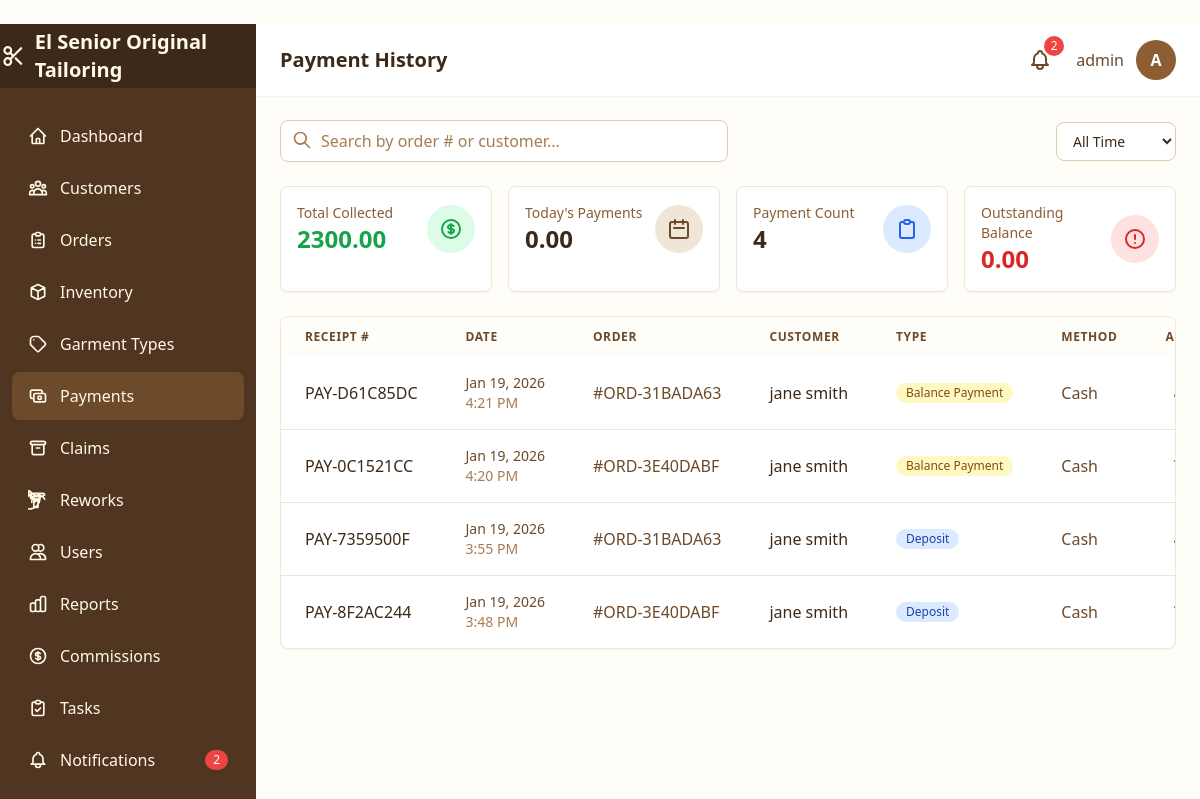
/payments/ (signed in), run on an earlier commit of the app's database.
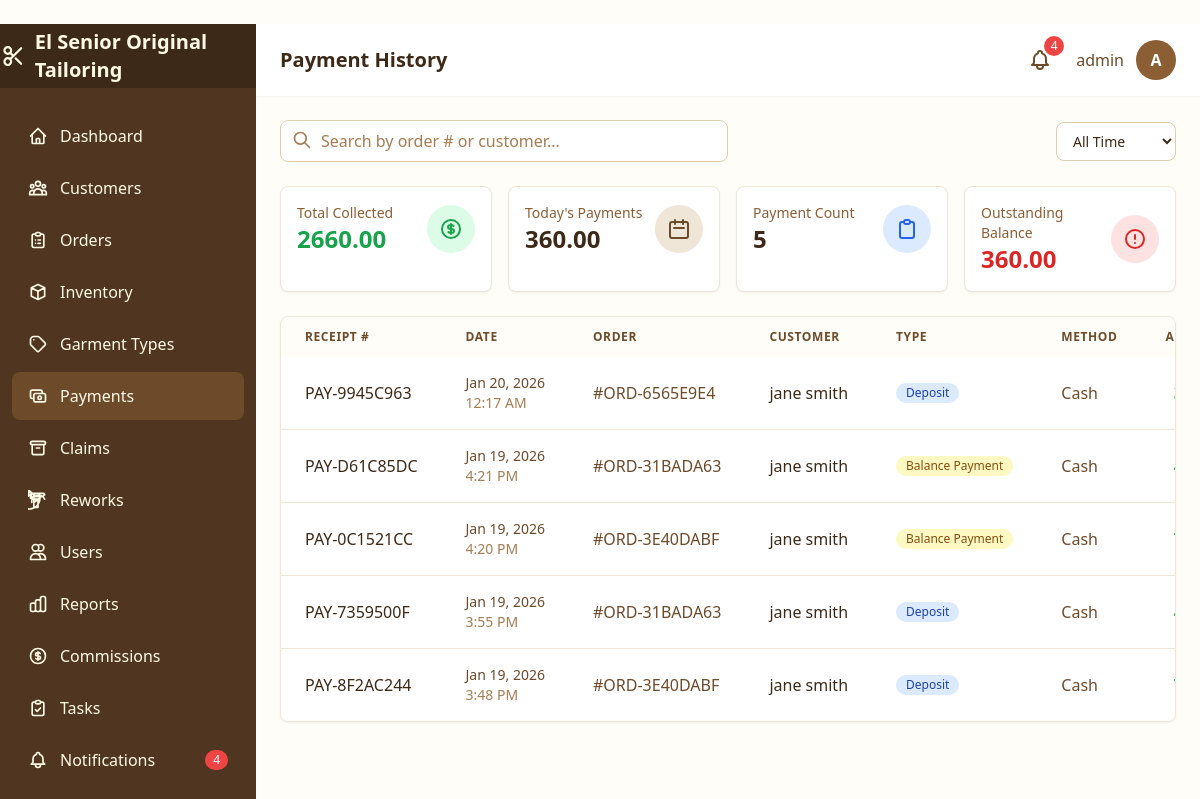
And on a later commit of the database.
### core/models.py (models this page shows, shortened)
class Payment(models.Model):
    PAYMENT_TYPE_CHOICES = [
        ('deposit', 'Deposit'),
        ('balance', 'Balance Payment'),
        ('full', 'Full Payment'),
    ]
    STATUS_CHOICES = [
        ('pending', 'Pending'),
        ('completed', 'Completed'),
        ('cancelled', 'Cancelled'),
    ]
    payment_number = models.CharField(max_length=50, unique=True, editable=False)
    order = models.ForeignKey(
        Order,
        on_delete=models.CASCADE,
        related_name='payments'
    )
    amount = models.DecimalField(max_digits=10, decimal_places=2)
    payment_type = models.CharField(max_length=20, choices=PAYMENT_TYPE_CHOICES)
    payment_method = models.CharField(max_length=20, default='cash')
    status = models.CharField(max_length=20, choices=STATUS_CHOICES, default='completed')
    notes = models.TextField(blank=True)
    received_by = models.ForeignKey(
        User,
        on_delete=models.SET_NULL,
        null=True,
        related_name='received_payments'
    )
    payment_date = models.DateTimeField(auto_now_add=True)
    created_at = models.DateTimeField(auto_now_add=True)
    updated_at = models.DateTimeField(auto_now=True)
    class Meta:
        ordering = ['-created_at']

class Order(models.Model):
    STATUS_CHOICES = [
        ('pending', 'Pending'),
        ('in_progress', 'In Progress'),
        ('completed', 'Completed'),
        ('delivered', 'Claimed'),
        ('for_adjustment', 'For Adjustment/Rework'),
        ('ready_for_reclaim', 'Ready for Re-Claim'),
        ('cancelled', 'Cancelled'),
    ]
    order_number = models.CharField(max_length=50, unique=True, editable=False)
    customer = models.ForeignKey(
        Customer,
        on_delete=models.PROTECT,
        related_name='orders'
    )
    garment_type = models.ForeignKey(
        GarmentType,
        on_delete=models.PROTECT
    )
    fabric = models.ForeignKey(
        Fabric,
        on_delete=models.PROTECT
    )
    quantity = models.PositiveIntegerField(default=1)
    fabric_meters_used = models.DecimalField(
        max_digits=10,
        decimal_places=2
    )
    measurements = models.JSONField(default=dict, blank=True)
    special_instructions = models.TextField(blank=True)
    total_price = models.DecimalField(max_digits=10, decimal_places=2)
    deposit_amount = models.DecimalField(max_digits=10, decimal_places=2)
    balance_amount = models.DecimalField(max_digits=10, decimal_places=2)
    status = models.CharField(max_length=20, choices=STATUS_CHOICES, default='pending')
    order_date = models.DateTimeField(auto_now_add=True)
    due_date = models.DateField(null=True, blank=True)
    completed_date = models.DateTimeField(null=True, blank=True)
    created_by = models.ForeignKey(
        User,
        on_delete=models.SET_NULL,
        null=True,
        related_name='created_orders'
    )
    created_at = models.DateTimeField(auto_now_add=True)
    updated_at = models.DateTimeField(auto_now=True)
    class Meta:
        ordering = ['-created_at']
    @property
    def total_paid(self):
        return sum(p.amount for p in self.payments.filter(status='completed'))
    @property
    def remaining_balance(self):
        return self.total_price - self.total_paid

class Customer(models.Model):
    name = models.CharField(max_length=200)
    contact_number = models.CharField(max_length=20)
    address = models.TextField(blank=True)
    email = models.EmailField(blank=True)
    created_at = models.DateTimeField(auto_now_add=True)
    updated_at = models.DateTimeField(auto_now=True)
    class Meta:
        ordering = ['-created_at']

### core/views.py (the view)
    def wrapper(request, *args, **kwargs):
        if not request.user.is_authenticated:
            return redirect("login")
        if not hasattr(request.user, "profile") or not request.user.profile.is_admin:
            messages.error(request, "Admin access required.")
            return redirect("dashboard")
        return view_func(request, *args, **kwargs)

### core/context_processors.py (called while the page is built)
def shop_info(request):
    return {
        'SHOP_NAME': getattr(settings, 'SHOP_NAME', 'El Senior Original Tailoring'),
        'SHOP_ADDRESS': getattr(settings, 'SHOP_ADDRESS', ''),
        'SHOP_PHONE': getattr(settings, 'SHOP_PHONE', ''),
    }

def notifications(request):
    if not request.user.is_authenticated:
        return {
            'unread_notification_count': 0,
            'recent_notifications': [],
            'has_unread_notifications': False,
        }
    from .models import Notification
    unread_count = Notification.get_unread_count(request.user)
    recent_notifications = Notification.get_recent_notifications(request.user, limit=10)
    urgent_count = Notification.objects.filter(
        recipient=request.user,
        is_read=False,
        priority__in=['urgent', 'high']
    ).count()
    return {
        'unread_notification_count': unread_count,
        'recent_notifications': recent_notifications,
        'has_unread_notifications': unread_count > 0,
        'urgent_notification_count': urgent_count,
        'has_urgent_notifications': urgent_count > 0,
    }

### core/models.py (called while the page is built)
    @property
    def is_admin(self):
        return self.role == 'admin'

### templates/payments/list.html (shortened to what the changed rows need)
﻿{% extends 'base.html' %}
{% block page_title %}Payment History{% endblock %}
{% block content %}
<div class="space-y-6">
    <div class="grid grid-cols-1 sm:grid-cols-2 lg:grid-cols-4 gap-4">
        <div class="bg-white rounded-lg shadow-sm p-4 border border-brown-100">
            <div class="flex items-center justify-between">
                <div>
                    <p class="text-sm font-medium text-brown-500">Total Collected</p>
                    <p class="text-2xl font-bold text-green-600">{{ stats.total_collected|floatformat:2|default:"0.00" }}</p>
                </div>
            </div>
        </div>
        <div class="bg-white rounded-lg shadow-sm p-4 border border-brown-100">
            <div class="flex items-center justify-between">
                <div>
                    <p class="text-sm font-medium text-brown-500">Today's Payments</p>
                    <p class="text-2xl font-bold text-brown-800">{{ stats.today_total|floatformat:2|default:"0.00" }}</p>
                </div>
            </div>
        </div>
        <div class="bg-white rounded-lg shadow-sm p-4 border border-brown-100">
            <div class="flex items-center justify-between">
                <div>
                    <p class="text-sm font-medium text-brown-500">Payment Count</p>
                    <p class="text-2xl font-bold text-brown-800">{{ stats.payment_count|default:"0" }}</p>
                </div>
            </div>
        </div>
        <div class="bg-white rounded-lg shadow-sm p-4 border border-brown-100">
            <div class="flex items-center justify-between">
                <div>
                    <p class="text-sm font-medium text-brown-500">Outstanding Balance</p>
                    <p class="text-2xl font-bold text-red-600">{{ stats.outstanding|floatformat:2|default:"0.00" }}</p>
                </div>
            </div>
        </div>
    </div>
    <div id="payment-table-container" class="bg-white rounded-lg shadow-sm border border-brown-100 overflow-hidden">
        {% if payments %}
        <div class="overflow-x-auto">
            <table class="w-full">
                <thead class="bg-cream-50">
                    <tr>
                        <th class="px-6 py-3 text-left text-xs font-semibold text-brown-600 uppercase tracking-wider">Receipt #</th>
                        <th class="px-6 py-3 text-left text-xs font-semibold text-brown-600 uppercase tracking-wider">Date</th>
                        <th class="px-6 py-3 text-left text-xs font-semibold text-brown-600 uppercase tracking-wider">Order</th>
                        <th class="px-6 py-3 text-left text-xs font-semibold text-brown-600 uppercase tracking-wider">Customer</th>
                        <th class="px-6 py-3 text-left text-xs font-semibold text-brown-600 uppercase tracking-wider">Type</th>
                        <th class="px-6 py-3 text-left text-xs font-semibold text-brown-600 uppercase tracking-wider">Method</th>
                        <th class="px-6 py-3 text-right text-xs font-semibold text-brown-600 uppercase tracking-wider">Amount</th>
                    </tr>
                </thead>
                <tbody class="divide-y divide-brown-100">
                    {% for payment in payments %}
                    <tr class="hover:bg-cream-50 transition-colors">
                        <td class="px-6 py-4 whitespace-nowrap">
                            <span class="text-brown-800 font-medium">{{ payment.payment_number }}</span>
                        </td>
                        <td class="px-6 py-4 whitespace-nowrap text-sm text-brown-600">
                            {{ payment.payment_date|date:"M j, Y" }}
                            <span class="text-brown-400 block">{{ payment.payment_date|date:"g:i A" }}</span>
                        </td>
                        <td class="px-6 py-4 whitespace-nowrap">
                            <a href="{% url 'order_detail' payment.order.pk %}" class="text-brown-600 hover:text-brown-800 font-medium">
                                #{{ payment.order.order_number }}
                            </a>
                        </td>
                        <td class="px-6 py-4 whitespace-nowrap text-brown-800">
                            {{ payment.order.customer.name }}
                        </td>
                        <td class="px-6 py-4 whitespace-nowrap">
                            <span class="inline-flex items-center px-2.5 py-0.5 rounded-full text-xs font-medium
                                {% if payment.payment_type == 'full' %}
                                    bg-green-100 text-green-800
                                {% elif payment.payment_type == 'deposit' %}
                                    bg-blue-100 text-blue-800
                                {% else %}
                                    bg-yellow-100 text-yellow-800
                                {% endif %}">
                                {{ payment.get_payment_type_display }}
                            </span>
                        </td>
                        <td class="px-6 py-4 whitespace-nowrap text-brown-600 capitalize">
                            {{ payment.payment_method|default:"Cash" }}
                        </td>
                        <td class="px-6 py-4 whitespace-nowrap text-right">
                        </td>
                    </tr>
                    {% endfor %}
                </tbody>
            </table>
        </div>
        {% endif %}
    </div>
</div>
{% endblock %}

### templates/base.html (shortened to what the changed rows need)
<!DOCTYPE html>
<html lang="en">
<head>
    {% load static %}
    <script src="{% static 'js/tailwind.js' %}"></script>
</head>
<body class="bg-cream-50 min-h-screen">
    {% block body %}
    {% if user.is_authenticated %}
    <div x-data="{ sidebarOpen: false }" class="flex h-screen overflow-hidden">
        <aside :class="sidebarOpen ? 'translate-x-0' : '-translate-x-full'"
               class="fixed inset-y-0 left-0 z-30 w-64 bg-brown-700 transform transition-transform duration-300 ease-in-out lg:translate-x-0 lg:static lg:inset-auto no-print">
            <nav class="mt-6 px-3">
                <div class="space-y-1">
                    <a href="{% url 'notification_list' %}"
                       class="flex items-center px-4 py-3 text-cream-100 rounded-lg hover:bg-brown-600 transition-colors {% if 'notifications' in request.path %}bg-brown-600{% endif %}">
                        Notifications
                        {% if unread_notification_count > 0 %}
                        <span class="ml-auto bg-red-500 text-white text-xs rounded-full px-2 py-0.5">{{ unread_notification_count }}</span>
                        {% endif %}
                    </a>
                </div>
            </nav>
        </aside>
        <div class="flex-1 flex flex-col overflow-hidden">
            <header class="bg-white shadow-sm z-10 no-print">
                <div class="flex items-center justify-between px-6 py-4">
                    <h1 class="text-xl font-semibold text-brown-800">{% block page_title %}Dashboard{% endblock %}</h1>
                    <div class="flex items-center gap-4">
                        <div x-data="{ notifOpen: false }" class="relative">
                            <button @click="notifOpen = !notifOpen"
                                    @click.away="notifOpen = false"
                                    class="relative p-2 text-brown-600 hover:text-brown-800 hover:bg-cream-100 rounded-full focus:outline-none transition-colors"
                                    hx-get="{% url 'notification_dropdown' %}"
                                    hx-trigger="click"
                                    hx-target="#notification-dropdown-content"
                                    hx-swap="innerHTML">
                                {% if unread_notification_count > 0 %}
                                <span class="absolute -top-1 -right-1 bg-red-500 text-white text-xs rounded-full h-5 w-5 flex items-center justify-center animate-pulse">
                                    {{ unread_notification_count|default:0 }}
                                </span>
                                {% endif %}
                            </button>
                        </div>
                </div>
            </header>
            <main class="flex-1 overflow-y-auto p-6">
                {% block content %}{% endblock %}
            </main>
        </div>
    </div>
    {% else %}
    {% block unauthenticated_content %}{% endblock %}
    {% endif %}
    {% endblock %}
</body>
</html>

What changed in the data, as far as the page shows it:
added Payment: payment_number "PAY-9945C963", payment_date "Jan 20, 2026", payment_date "12:17 AM", order.order_number "ORD-6565E9E4", order.customer.name "jane smith", payment_type "Deposit", payment_method "Cash"
Also different on the page:
{{ unread_notification_count }}: "2" → "4"
{{ unread_notification_count|default:0 }}: "2" → "4"
{{ stats.total_collected|floatformat:2|default:"0.00" }}: "2300.00" → "2660.00"
{{ stats.today_total|floatformat:2|default:"0.00" }}: "0.00" → "360.00"
{{ stats.payment_count|default:"0" }}: "4" → "5"
{{ stats.outstanding|floatformat:2|default:"0.00" }}: "0.00" → "360.00"
